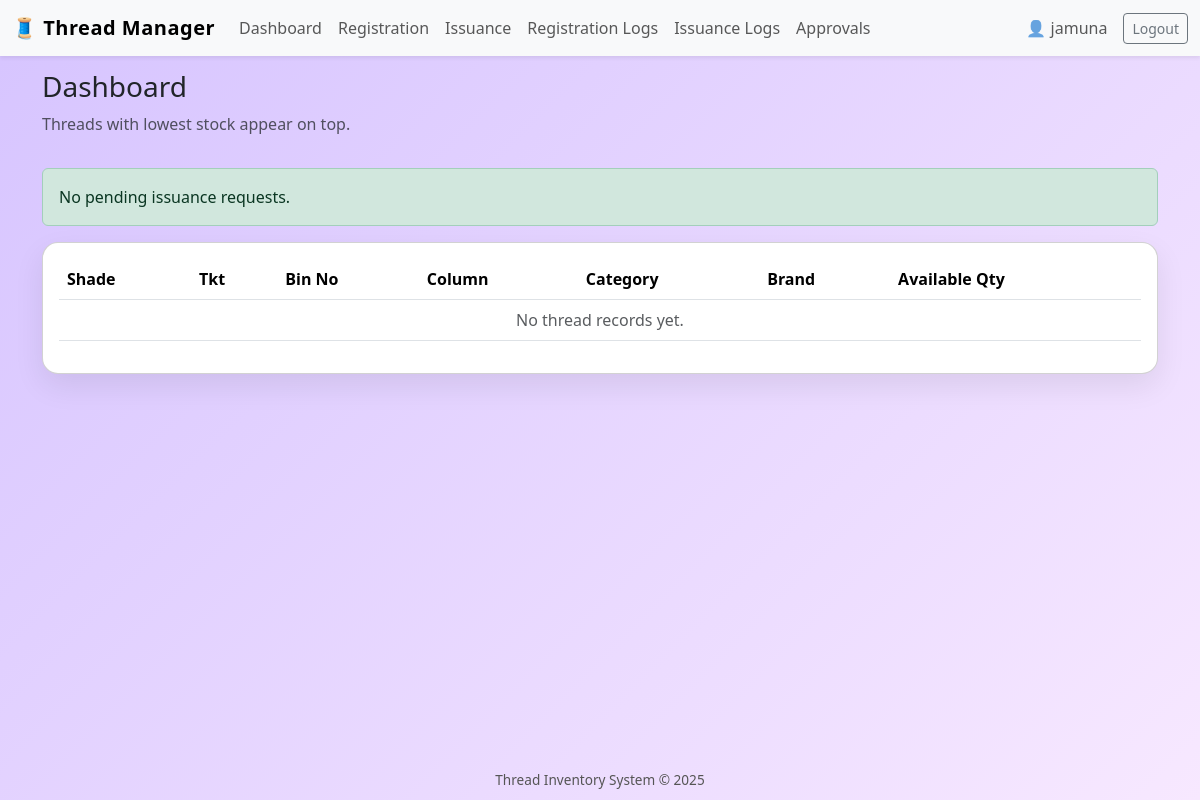
Page /dashboard/ (signed in) on the earlier database version.
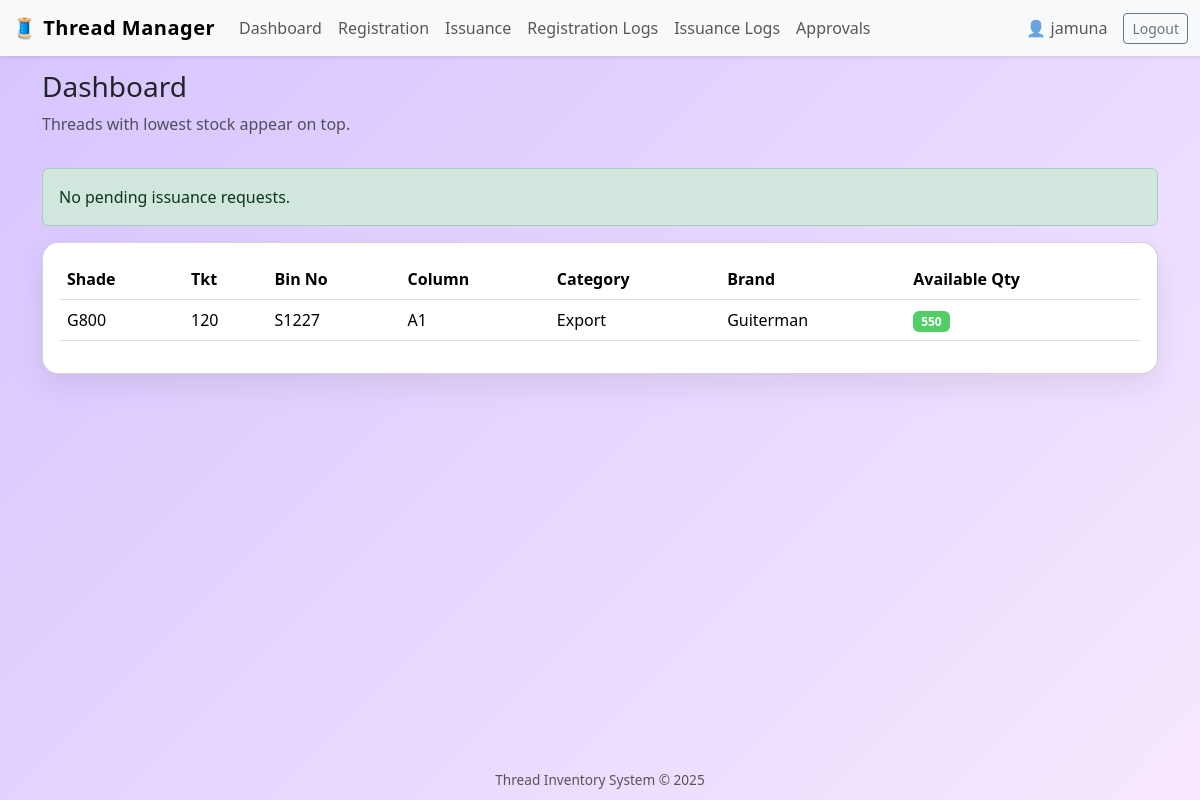
Same page on the later database version.
### inventory/models.py (models this page shows, shortened)
class Thread(models.Model):
    CATEGORY_CHOICES = [
        ("DOMESTIC", "Domestic"),
        ("EXPORT", "Export"),
    ]
    registration_date = models.DateTimeField(auto_now_add=True)
    shade = models.CharField(max_length=100)
    tkt = models.CharField(max_length=100)
    bin_no = models.CharField(max_length=100)
    available_quantity = models.PositiveIntegerField()
    category = models.CharField(max_length=10, choices=CATEGORY_CHOICES)
    brand = models.CharField(max_length=100)
    column_name = models.CharField(max_length=100)
    created_by = models.ForeignKey(User, on_delete=models.SET_NULL, null=True)

### inventory/views.py (the view)
# urls.py: path("dashboard/", views.dashboard, name="dashboard"),
@login_required
def dashboard(request):
    threads = Thread.objects.order_by("available_quantity")
    can_approve = is_admin(request.user) or is_power(request.user)
    pending_count = 0
    if can_approve:
        pending_count = Issuance.objects.filter(status="PENDING").count()
    return render(request, "inventory/dashboard.html", {
        "threads": threads,
        "can_approve": can_approve,
        "pending_count": pending_count,
    })

### inventory/utils.py (called while the page is built)
def get_role(user):
    if hasattr(user, "profile"):
        return user.profile.role
    return None

def is_admin(user):
    return user.is_superuser or get_role(user) == "ADMIN"

def is_power(user):
    return get_role(user) == "POWER"

### templates/inventory/dashboard.html (shortened to what this page needs)
{% extends "inventory/base.html" %}
{% block content %}
<div class="row mb-3">
    <div class="col-md-8">
        <h3>Dashboard</h3>
        <p class="text-muted">Threads with lowest stock appear on top.</p>
    </div>
</div>
{% if can_approve %}
    {% if pending_count > 0 %}
        <div class="alert alert-warning d-flex justify-content-between align-items-center">
            <div>
                There are <strong>{{ pending_count }}</strong> pending issuance request(s).
            </div>
            <a href="{% url 'pending_issuances' %}" class="btn btn-sm btn-outline-dark">
                Review Approvals
            </a>
        </div>
    {% else %}
        <div class="alert alert-success">
            No pending issuance requests.
        </div>
    {% endif %}
{% endif %}
<div class="card card-soft">
    <div class="card-body">
        <div class="table-responsive">
            <table class="table align-middle">
                <thead>
                    <tr>
                        <th>Shade</th>
                        <th>Tkt</th>
                        <th>Bin No</th>
                        <th>Column</th>
                        <th>Category</th>
                        <th>Brand</th>
                        <th>Available Qty</th>
                    </tr>
                </thead>
                <tbody>
                    {% for t in threads %}
                        <tr>
                            <td>{{ t.shade }}</td>
                            <td>{{ t.tkt }}</td>
                            <td>{{ t.bin_no }}</td>
                            <td>{{ t.column_name }}</td>
                            <td>{{ t.get_category_display }}</td>
                            <td>{{ t.brand }}</td>
                            <td>
                                {% if t.available_quantity <= 5 %}
                                    <span class="badge badge-low text-white">
                                        {{ t.available_quantity }} (Low)
                                    </span>
                                {% else %}
                                    <span class="badge badge-ok text-white">
                                        {{ t.available_quantity }}
                                    </span>
                                {% endif %}
                            </td>
                        </tr>
                    {% empty %}
                        <tr>
                            <td colspan="7" class="text-center text-muted">
                                No thread records yet.
                            </td>
                        </tr>
                    {% endfor %}
                </tbody>
            </table>
        </div>
    </div>
</div>
{% endblock %}

Differences in the rows shown:
added Thread: shade "G800", tkt "120", bin_no "S1227", column_name "A1", category "Export", brand "Guiterman", available_quantity "550"
Other differences:
text no longer shown: "No thread records yet."
